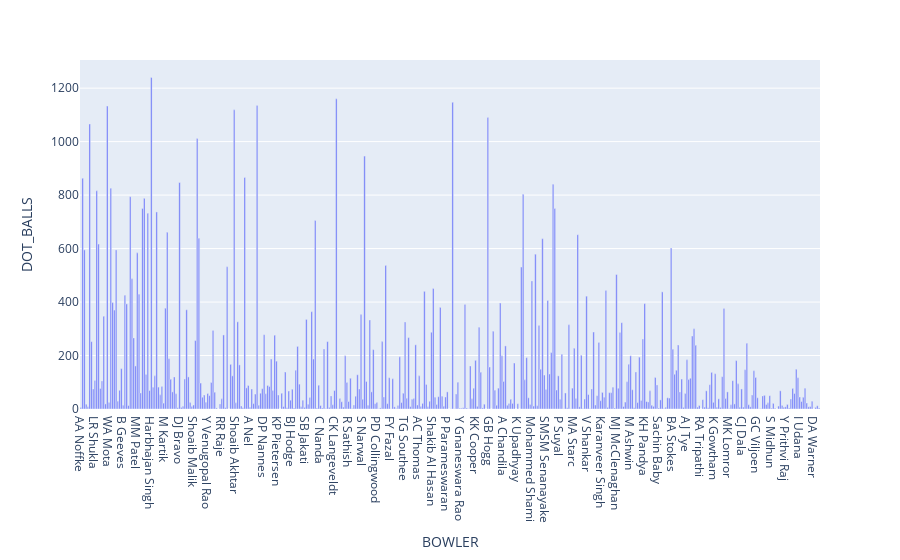

Source (notebook cell):
### Markdown cell above
NUMBER OF DOT BALLS BOWLED BY A PLAYER

### Code cell
#dot balls

bowler = match.bowler.unique()
dots_by_bowler = dict(zip(bowler,np.zeros(len(bowler))))


for i in range(0,len(match)):
    if((match['total_runs'][i] == 0 or match['is_wicket'][i] == 1) and (match['dismissal_kind'][i] != 'run out' and match['dismissal_kind'][i] != 'nan')):
         dots_by_bowler[match['bowler'][i]] += 1
                                                                        
dot_data = pd.DataFrame(dict(BOWLER = dots_by_bowler.keys(),DOT_BALLS = dots_by_bowler.values()))
dot_graph = px.bar(dot_data,x='BOWLER',y='DOT_BALLS')
dot_graph

### Figure 1 — Plotly figure (JSON) as saved in the notebook; plotly's stock layout.template omitted (floating-point values rounded to 4 significant figures; data arrays with more than 128 entries replaced by an {"elided": "..."} marker saying what was removed)
{"data": [{"alignmentgroup": "True", "hovertemplate": "BOWLER=%{x}<br>DOT_BALLS=%{y}<extra></extra>", "legendgroup": "", "marker": {"color": "#636efa", "pattern": {"shape": ""}}, "name": "", "offsetgroup": "", "orientation": "v", "showlegend": false, "textposition": "auto", "type": "bar", "x": {"elided": "420 str values"}, "xaxis": "x", "y": {"elided": "420 int values"}, "yaxis": "y"}], "layout": {"autosize": true, "barmode": "relative", "legend": {"tracegroupgap": 0}, "margin": {"t": 60}, "xaxis": {"anchor": "y", "autorange": true, "domain": [0, 1], "range": [-0.5, 419.5], "title": {"text": "BOWLER"}, "type": "category"}, "yaxis": {"anchor": "x", "autorange": true, "domain": [0, 1], "range": [0, 1305.0], "title": {"text": "DOT_BALLS"}, "type": "linear"}}}
